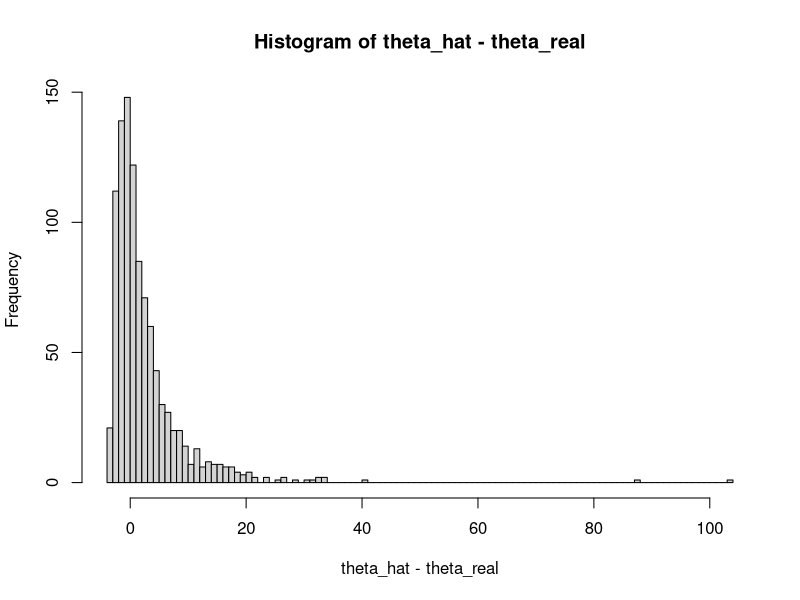
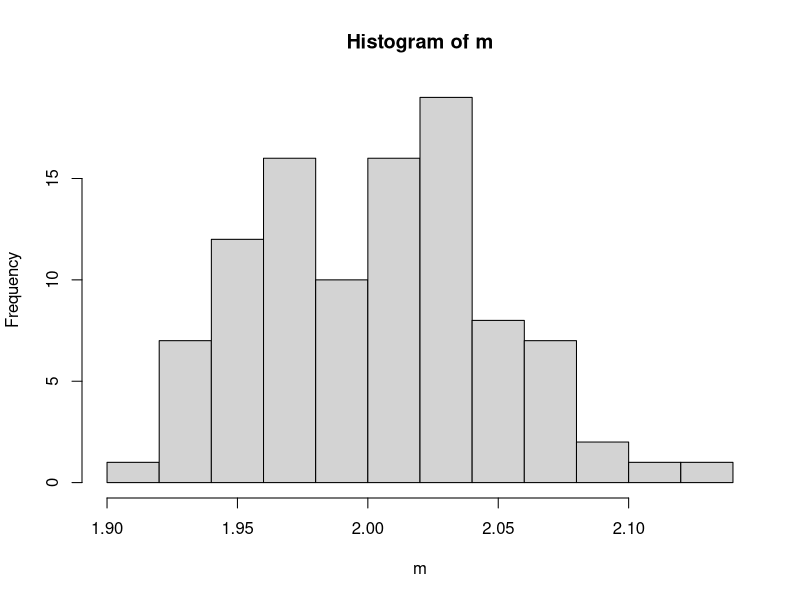
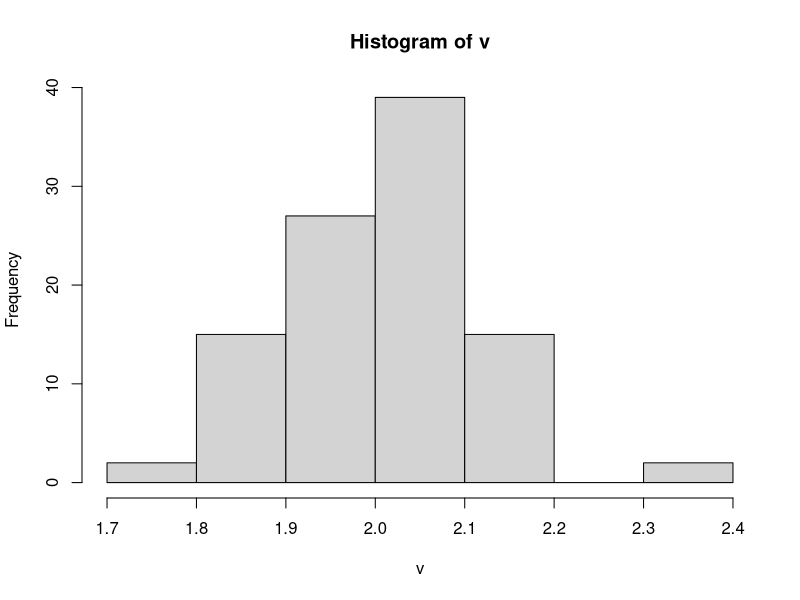
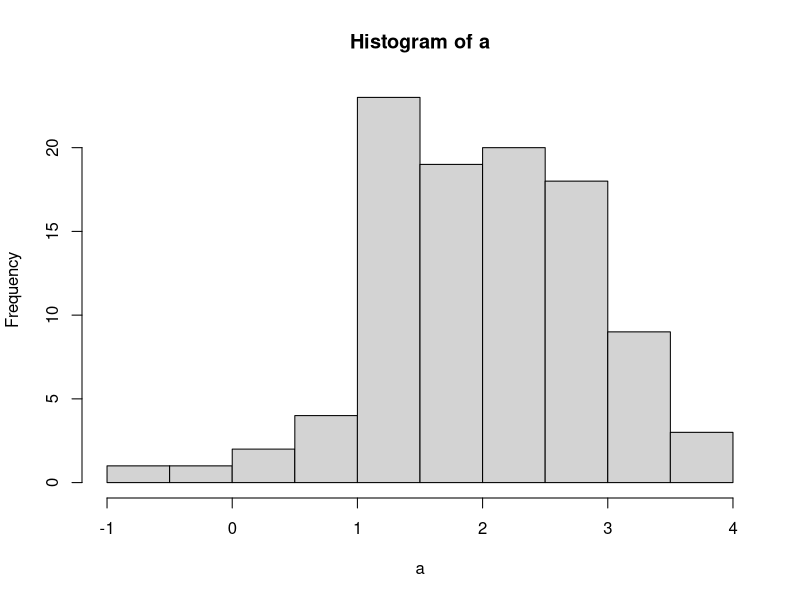
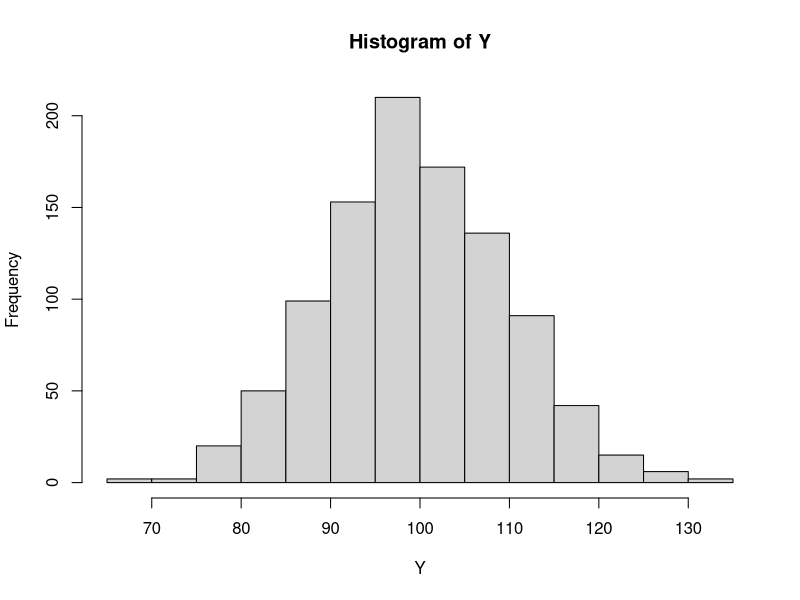
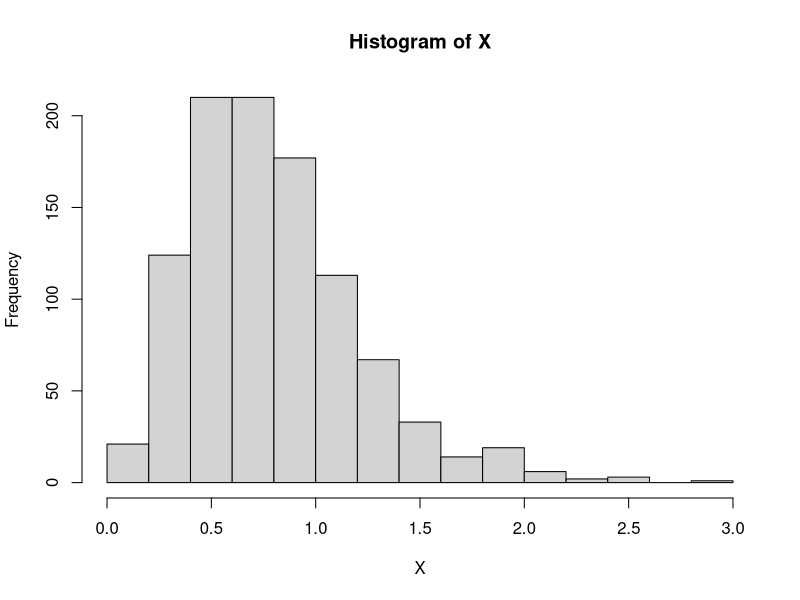
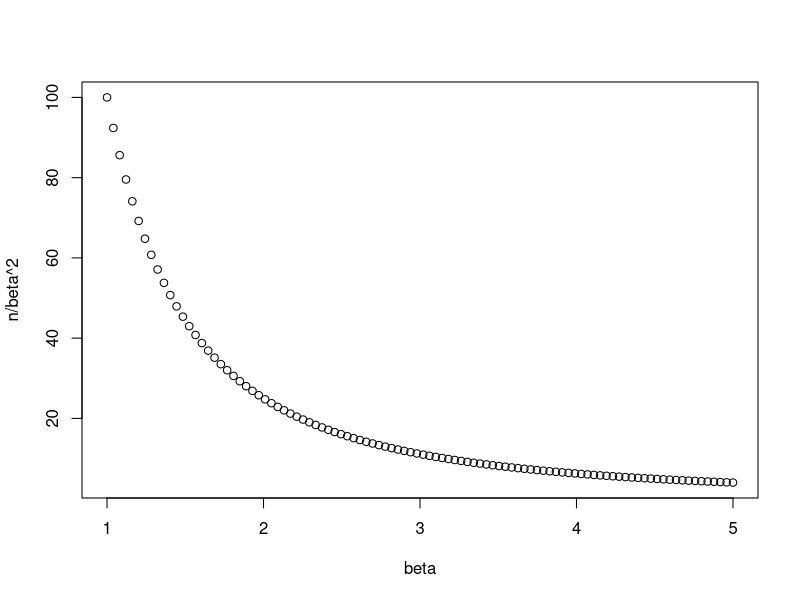
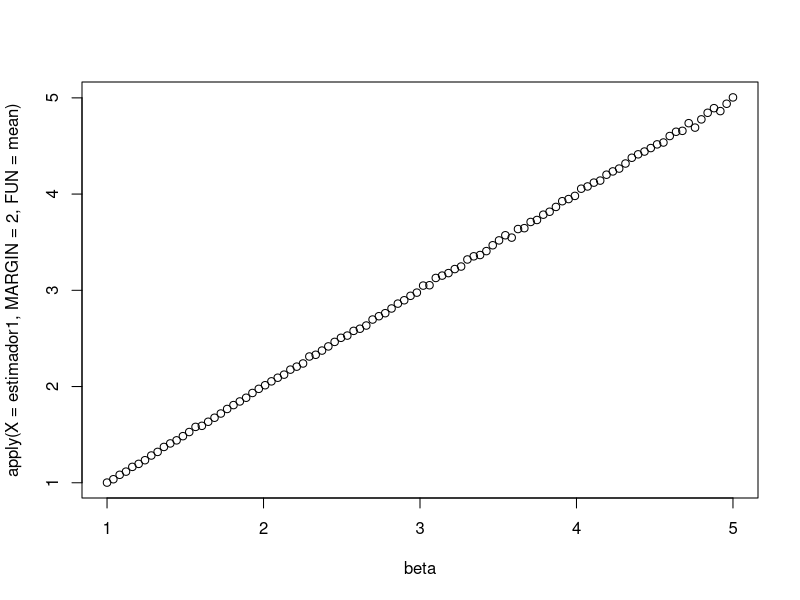

Recreate these plots in R, in order.
## ---- chunk 1
theta_real <- 5
X <- matrix(rexp(n = 1000 * 3, rate = theta_real), ncol = 3)

T <- apply(X = X, MARGIN = 1, FUN = sum)

theta_hat <- 3 / T

hist(theta_hat - theta_real, breaks = 100)

## ---- chunk 2
mean(theta_hat - theta_real)
## ---- chunk 3
U <- 2 / T
mean(U - theta_real)
## ---- chunk 4
var(U) + mean(U-theta_real)^2
## ---- chunk 5
var(theta_hat) + mean(theta_hat-theta_real)^2
## ---- chunk 6
theta_bayes <- 4/(2+T)
var(theta_bayes) + mean(theta_bayes-theta_real)^2
## ---- chunk 7
X <- matrix(rpois(n = 1000*100, lambda = 2), nrow = 100)

m <- apply(X, 1, mean)
v<- apply(X, 1, var)
a <- apply(X, 1, function(x, alpha){alpha*mean(x) + (1-alpha)*var(x)}, alpha = 10)

hist(m)
hist(v)
hist(a)

## ---- chunk 8
t <- 20
theta <- 5
n <- t / theta

Y <- rpois(n = 1000, lambda = t*theta)
X <- rgamma(n = 1000, shape = n, rate = theta)
## ---- chunk 9
mean(Y/theta^2)
## ---- chunk 10
n /theta^2
## ---- chunk 11
hist(Y)
## ---- chunk 12
hist(X)
## ---- chunk 13
beta <- seq(1, 5, length.out = 100)
n <- 100

lista_muestras <- lapply(
  X = beta,
  FUN = function(b) {
    matrix(rexp(n = n * 500, rate = b), nrow = 500)
  }
)

plot(beta, n / beta^2)
## ---- chunk 14
estimador1 <- sapply(
  X = lista_muestras,
  FUN = function(x) {
    apply(x, 1, function(xx) (n - 1) / sum(xx))
  }
)

plot(beta, apply(X = estimador1, MARGIN = 2, FUN = mean))
plot(beta, apply(X = estimador1, MARGIN = 2, FUN = var))
lines(beta, beta^2 / n, col = "blue")
lines(beta, beta^2 / (n - 2), col = "red")
## ---- chunk 15
estimador2 <- sapply(
  X = lista_muestras,
  FUN = function(x) {
    apply(x, 1, function(xx) mean(xx))
  }
)

plot(1/beta, apply(X = estimador2, MARGIN = 2, FUN = mean))
plot(beta, apply(X = estimador2, MARGIN = 2, FUN = var))
lines(beta, 1 / (n * beta^2), col = "blue")

## ---- chunk 16
X <- rnorm(n = 1000, mean = 5, sd = 1)
